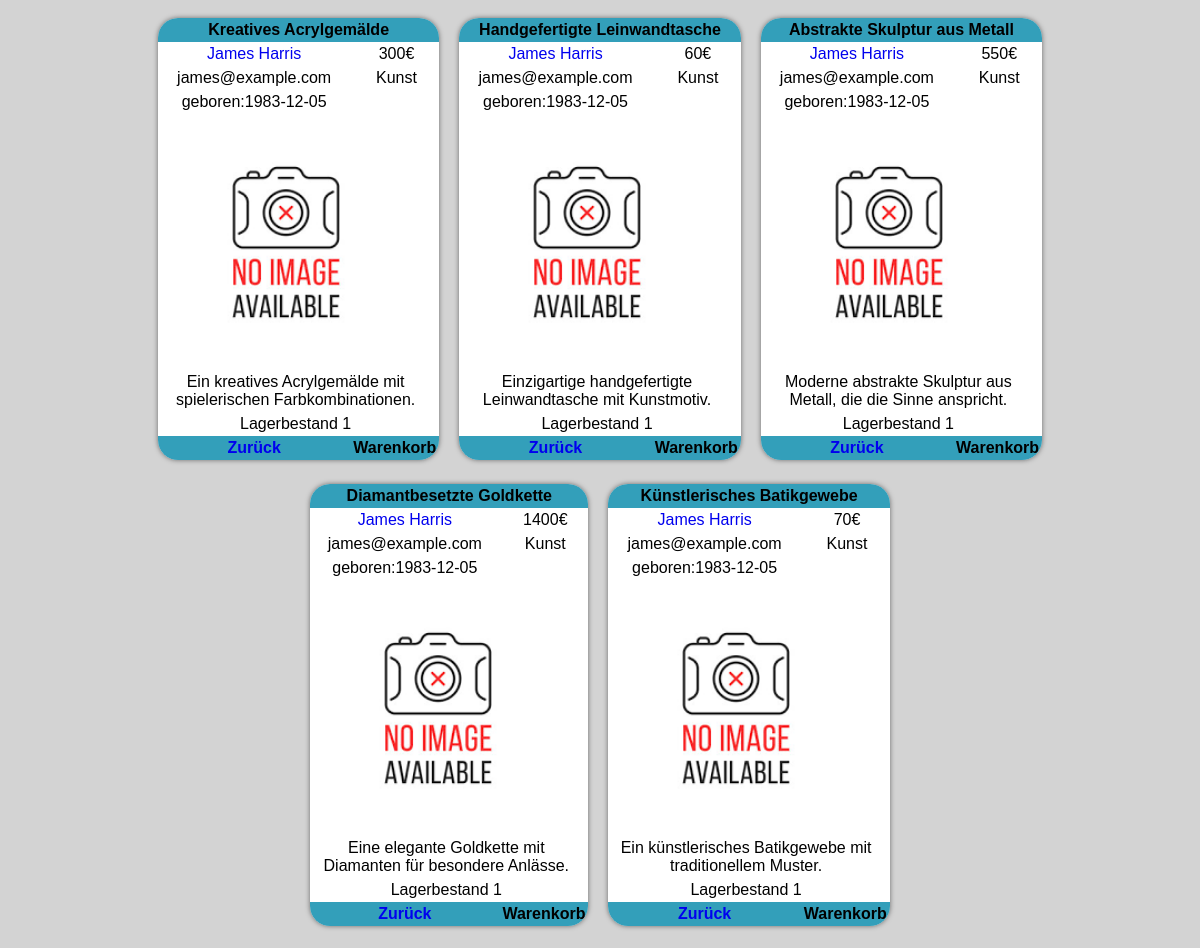
Page /Product/product.php?artist_name=James Harris on the committed database.
### tables this page shows
CREATE TABLE `products` (
  `id` int(11) NOT NULL,
  `pname` varchar(50) NOT NULL,
  `description` text NOT NULL,
  `img_path` varchar(60) DEFAULT NULL,
  `price` int(11) NOT NULL,
  `artist_name` varchar(20) NOT NULL,
  `category` varchar(10) NOT NULL,
  `available` tinyint(1) NOT NULL
);

CREATE TABLE `artists` (
  `name` varchar(20) NOT NULL,
  `email` varchar(40) NOT NULL,
  `date_of_birth` date NOT NULL
);

### Product/product.php (the view, shortened to what this page needs)
<!DOCTYPE html>
<html lang="en">
<head>
    <link href="../tebllen.css" rel="stylesheet" type="text/css" media="screen" />
</head>
<body>
<div class="container">
<?php
require("../php/connection.php");
if($_GET["id"] > 0){
$sql = "SELECT * FROM products join artists on  products.artist_name = artists.name where products.id = '".$connection->real_escape_string($_GET['id']). "'" ;
}
else{
    $sql = "SELECT * FROM products join artists on  products.artist_name = artists.name where products.artist_name = '".$connection->real_escape_string($_GET['artist_name']). "'" ;
}
$result = $connection->query($sql);
if ($result) {
    while ($row = $result->fetch_assoc()) {
        if(!file_exists("../Bildes/" . $row['img_path']) || empty($row['img_path'])){
        $row['img_path'] = 'noimage.png';
        }
        echo "<div class='klick'>";
        echo "<a href='?id=$row[id]'> ";
                    echo "<table class='choice_table' cellspacing=0 cellpadding=0>";
                        echo '<tr>';
                        echo '<th colspan="4">' . $row['pname'] . '</th>';
                    echo '</tr>';
                    echo '<tr class="cell">';
                        echo '<td><a href="?artist_name='.$row['artist_name'].'">' . $row['artist_name'] . '</a></td>';
                        echo '<td></td>';
                        echo '<td>' . $row['price'] . '€</td>';
                    echo '</tr>';
                    echo '<tr>';
                        echo '<td>' . $row['email'] . '</td>';
                        echo '<td></td>';
                        echo '<td>' . $row['category'] . '</td>';
                    echo '</tr>';
                    echo '<tr>';
                        echo '<td>geboren:' . $row['date_of_birth'] . '<td>';
                        echo '<td></td>';
                        echo '<td></td>';
                    echo '</tr>';
                    echo '<tr>';
                        echo '<td colspan="3"><div class = "product_image" style="background-image:url(../Bildes/' . $row['img_path'] . ');"></div></td>';
                    echo '</tr>';
                    echo '<tr>';
                        echo '<td colspan="3">' . $row['description'] . '</td>';
                    echo '</tr>';
                    echo '<tr>';
                        if ($row['available'] == 1) {
                            echo '<td colspan="3">Lagerbestand '. $row['available'].'</td>'; }
                        else {
                            echo'<td colspan="3">Nicht auf Lager </td>';}
                    echo '</tr>';
                    echo '<tr>';
                        echo '<th colspan="1"><a href="javascript:history.back()">Zurück</a></th>';
                        echo '<th colspan="3"><a onclick="addToProductsList('.$row['id'].')" >Warenkorb</a></th>';
                    echo '</tr>';
                echo "</table>";
                echo "</a>";
                echo "</div>";
}
}
?>
</div>
</body>
</html>

### tebllen.css (style rules this page uses)
body { font-family: Arial, Helvetica, sans-serif; background-color: lightgrey; }
.container { text-align:center ; width: 100%; height: 100%; }
.choice_table { position: relative; text-align: center; width: 15%; background-color: white; border-radius: 20px; box-shadow: 0px 0px 5px rgba(0,0,0,0.5); overflow: hidden; margin: 0; padding: 0; }
.choice_table th { background-color:rgb(0, 136, 169, 0.8); margin: 0; padding: 3px; }
.choice_table td { margin: 0; padding: 3px; }
a { text-decoration: none; cursor: pointer; }
.cell { text-align: center; }
.choice_table { width: 250px; text-decoration: none; color: #000; }
.product_image { width: 250px; height: 250px; background-size: cover; background-repeat: no-repeat; background-position: center center; }
.klick { margin-right: 45%; display: inline-block; margin: 10px; cursor: pointer; transition: all 0.5s; }

### rows in the picture
products: pname "Kreatives Acrylgemälde", artist_name "James Harris", price "300", artists.email "james@example.com", category "Kunst", artists.date_of_birth "1983-12-05", description "Ein kreatives Acrylgemälde mit spielerischen Farbkombinationen.", available "1"
products: pname "Handgefertigte Leinwandtasche", artist_name "James Harris", price "60", artists.email "james@example.com", category "Kunst", artists.date_of_birth "1983-12-05", description "Einzigartige handgefertigte Leinwandtasche mit Kunstmotiv.", available "1"
products: pname "Abstrakte Skulptur aus Metall", artist_name "James Harris", price "550", artists.email "james@example.com", category "Kunst", artists.date_of_birth "1983-12-05", description "Moderne abstrakte Skulptur aus Metall, die die Sinne anspricht.", available "1"
products: pname "Diamantbesetzte Goldkette", artist_name "James Harris", price "1400", artists.email "james@example.com", category "Kunst", artists.date_of_birth "1983-12-05", description "Eine elegante Goldkette mit Diamanten für besondere Anlässe.", available "1"
products: pname "Künstlerisches Batikgewebe", artist_name "James Harris", price "70", artists.email "james@example.com", category "Kunst", artists.date_of_birth "1983-12-05", description "Ein künstlerisches Batikgewebe mit traditionellem Muster.", available "1"
